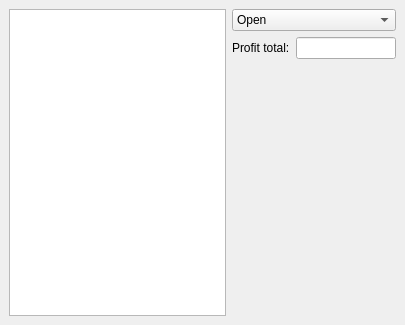
<?xml version="1.0" encoding="UTF-8"?>
<ui version="4.0">
 <class>DockPortfolio</class>
 <widget class="QDockWidget" name="DockPortfolio">
  <property name="geometry">
   <rect>
    <x>0</x>
    <y>0</y>
    <width>405</width>
    <height>325</height>
   </rect>
  </property>
  <property name="autoFillBackground">
   <bool>false</bool>
  </property>
  <property name="locale">
   <locale language="English" country="UnitedStates"/>
  </property>
  <property name="features">
   <set>QDockWidget::AllDockWidgetFeatures</set>
  </property>
  <property name="allowedAreas">
   <set>Qt::BottomDockWidgetArea|Qt::TopDockWidgetArea</set>
  </property>
  <property name="windowTitle">
   <string>Po&amp;rtfolio</string>
  </property>
  <widget class="QWidget" name="dockWidgetContents">
   <layout class="QVBoxLayout" name="verticalLayout">
    <item>
     <layout class="QHBoxLayout" name="horizontalLayout">
      <item>
       <widget class="QTableView" name="tabla">
        <property name="contextMenuPolicy">
         <enum>Qt::CustomContextMenu</enum>
        </property>
        <property name="editTriggers">
         <set>QAbstractItemView::NoEditTriggers</set>
        </property>
        <property name="alternatingRowColors">
         <bool>true</bool>
        </property>
        <property name="selectionMode">
         <enum>QAbstractItemView::SingleSelection</enum>
        </property>
        <property name="selectionBehavior">
         <enum>QAbstractItemView::SelectRows</enum>
        </property>
        <property name="gridStyle">
         <enum>Qt::SolidLine</enum>
        </property>
        <attribute name="verticalHeaderVisible">
         <bool>false</bool>
        </attribute>
       </widget>
      </item>
      <item>
       <layout class="QVBoxLayout" name="verticalLayout_2">
        <property name="sizeConstraint">
         <enum>QLayout::SetMinimumSize</enum>
        </property>
        <item>
         <widget class="QComboBox" name="combo_trades">
          <property name="sizePolicy">
           <sizepolicy hsizetype="Fixed" vsizetype="Fixed">
            <horstretch>0</horstretch>
            <verstretch>0</verstretch>
           </sizepolicy>
          </property>
          <property name="maximumSize">
           <size>
            <width>200</width>
            <height>16777215</height>
           </size>
          </property>
          <property name="layoutDirection">
           <enum>Qt::LeftToRight</enum>
          </property>
          <property name="insertPolicy">
           <enum>QComboBox::InsertAtTop</enum>
          </property>
          <item>
           <property name="text">
            <string>Open</string>
           </property>
          </item>
          <item>
           <property name="text">
            <string>Closed</string>
           </property>
          </item>
         </widget>
        </item>
        <item>
         <layout class="QFormLayout" name="formLayout">
          <property name="sizeConstraint">
           <enum>QLayout::SetMinimumSize</enum>
          </property>
          <item row="0" column="0">
           <widget class="QLabel" name="label">
            <property name="text">
             <string>Profit total:</string>
            </property>
           </widget>
          </item>
          <item row="0" column="1">
           <widget class="QLineEdit" name="ed_profit100_total">
            <property name="sizePolicy">
             <sizepolicy hsizetype="Fixed" vsizetype="Fixed">
              <horstretch>0</horstretch>
              <verstretch>0</verstretch>
             </sizepolicy>
            </property>
            <property name="maximumSize">
             <size>
              <width>100</width>
              <height>16777215</height>
             </size>
            </property>
            <property name="alignment">
             <set>Qt::AlignRight|Qt::AlignTrailing|Qt::AlignVCenter</set>
            </property>
            <property name="readOnly">
             <bool>true</bool>
            </property>
            <property name="cursorMoveStyle">
             <enum>Qt::LogicalMoveStyle</enum>
            </property>
           </widget>
          </item>
         </layout>
        </item>
       </layout>
      </item>
     </layout>
    </item>
   </layout>
  </widget>
 </widget>
 <resources>
  <include location="../qtradingview/icons/iconos.qrc"/>
 </resources>
 <connections/>
</ui>
